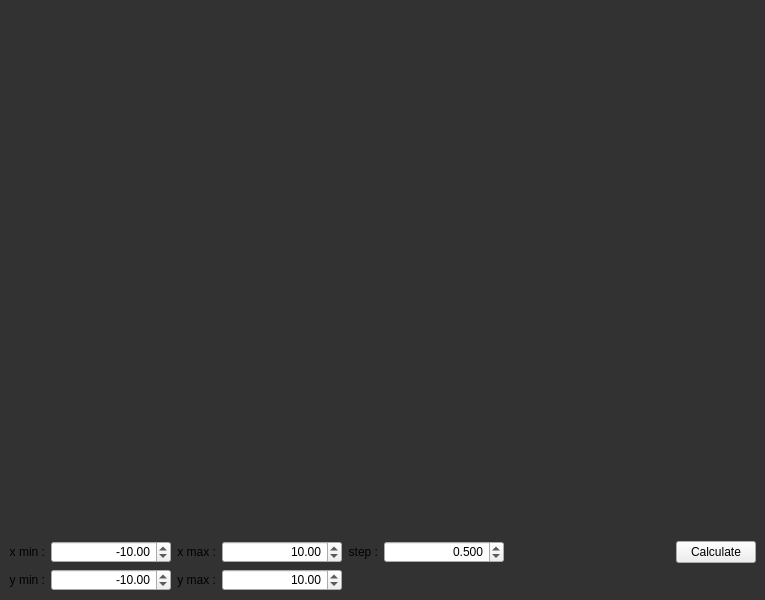
<?xml version="1.0" encoding="UTF-8"?>
<ui version="4.0">
 <class>Graph</class>
 <widget class="QMainWindow" name="Graph">
  <property name="geometry">
   <rect>
    <x>0</x>
    <y>0</y>
    <width>765</width>
    <height>600</height>
   </rect>
  </property>
  <property name="minimumSize">
   <size>
    <width>640</width>
    <height>480</height>
   </size>
  </property>
  <property name="maximumSize">
   <size>
    <width>1920</width>
    <height>1080</height>
   </size>
  </property>
  <property name="windowTitle">
   <string>Graph</string>
  </property>
  <property name="styleSheet">
   <string notr="true">QMainWindow {
	background-color: rgb(50, 50, 50);
}</string>
  </property>
  <widget class="QWidget" name="centralwidget">
   <layout class="QVBoxLayout" name="verticalLayout_3">
    <item>
     <layout class="QVBoxLayout" name="verticalLayout_2">
      <item>
       <widget class="QCustomPlot" name="wgt_graph" native="true"/>
      </item>
      <item>
       <layout class="QVBoxLayout" name="verticalLayout">
        <item>
         <layout class="QHBoxLayout" name="horizontalLayout_6">
          <item>
           <layout class="QHBoxLayout" name="horizontalLayout">
            <item>
             <widget class="QLabel" name="label">
              <property name="layoutDirection">
               <enum>Qt::RightToLeft</enum>
              </property>
              <property name="text">
               <string>x min :</string>
              </property>
              <property name="alignment">
               <set>Qt::AlignRight|Qt::AlignTrailing|Qt::AlignVCenter</set>
              </property>
             </widget>
            </item>
            <item>
             <widget class="QDoubleSpinBox" name="x_min">
              <property name="minimumSize">
               <size>
                <width>120</width>
                <height>0</height>
               </size>
              </property>
              <property name="alignment">
               <set>Qt::AlignRight|Qt::AlignTrailing|Qt::AlignVCenter</set>
              </property>
              <property name="minimum">
               <double>-1000000.000000000000000</double>
              </property>
              <property name="maximum">
               <double>1000000.000000000000000</double>
              </property>
              <property name="value">
               <double>-10.000000000000000</double>
              </property>
             </widget>
            </item>
           </layout>
          </item>
          <item>
           <layout class="QHBoxLayout" name="horizontalLayout_2">
            <item>
             <widget class="QLabel" name="label_2">
              <property name="layoutDirection">
               <enum>Qt::RightToLeft</enum>
              </property>
              <property name="text">
               <string>x max :</string>
              </property>
              <property name="alignment">
               <set>Qt::AlignRight|Qt::AlignTrailing|Qt::AlignVCenter</set>
              </property>
             </widget>
            </item>
            <item>
             <widget class="QDoubleSpinBox" name="x_max">
              <property name="minimumSize">
               <size>
                <width>120</width>
                <height>0</height>
               </size>
              </property>
              <property name="alignment">
               <set>Qt::AlignRight|Qt::AlignTrailing|Qt::AlignVCenter</set>
              </property>
              <property name="maximum">
               <double>1000000.000000000000000</double>
              </property>
              <property name="value">
               <double>10.000000000000000</double>
              </property>
             </widget>
            </item>
           </layout>
          </item>
          <item>
           <layout class="QHBoxLayout" name="horizontalLayout_3">
            <item>
             <widget class="QLabel" name="label_5">
              <property name="layoutDirection">
               <enum>Qt::RightToLeft</enum>
              </property>
              <property name="text">
               <string>step :</string>
              </property>
              <property name="alignment">
               <set>Qt::AlignRight|Qt::AlignTrailing|Qt::AlignVCenter</set>
              </property>
             </widget>
            </item>
            <item>
             <widget class="QDoubleSpinBox" name="x_step">
              <property name="minimumSize">
               <size>
                <width>120</width>
                <height>0</height>
               </size>
              </property>
              <property name="alignment">
               <set>Qt::AlignRight|Qt::AlignTrailing|Qt::AlignVCenter</set>
              </property>
              <property name="decimals">
               <number>3</number>
              </property>
              <property name="minimum">
               <double>0.050000000000000</double>
              </property>
              <property name="maximum">
               <double>10.000000000000000</double>
              </property>
              <property name="value">
               <double>0.500000000000000</double>
              </property>
             </widget>
            </item>
           </layout>
          </item>
          <item>
           <spacer name="horizontalSpacer">
            <property name="orientation">
             <enum>Qt::Horizontal</enum>
            </property>
            <property name="sizeHint" stdset="0">
             <size>
              <width>40</width>
              <height>20</height>
             </size>
            </property>
           </spacer>
          </item>
          <item>
           <widget class="QPushButton" name="btn_calculate">
            <property name="text">
             <string>Calculate</string>
            </property>
           </widget>
          </item>
         </layout>
        </item>
        <item>
         <layout class="QHBoxLayout" name="horizontalLayout_7">
          <item>
           <layout class="QHBoxLayout" name="horizontalLayout_4">
            <item>
             <widget class="QLabel" name="label_3">
              <property name="layoutDirection">
               <enum>Qt::RightToLeft</enum>
              </property>
              <property name="text">
               <string>y min :</string>
              </property>
              <property name="alignment">
               <set>Qt::AlignRight|Qt::AlignTrailing|Qt::AlignVCenter</set>
              </property>
             </widget>
            </item>
            <item>
             <widget class="QDoubleSpinBox" name="y_min">
              <property name="minimumSize">
               <size>
                <width>120</width>
                <height>0</height>
               </size>
              </property>
              <property name="alignment">
               <set>Qt::AlignRight|Qt::AlignTrailing|Qt::AlignVCenter</set>
              </property>
              <property name="minimum">
               <double>-1000000.000000000000000</double>
              </property>
              <property name="maximum">
               <double>1000000.000000000000000</double>
              </property>
              <property name="value">
               <double>-10.000000000000000</double>
              </property>
             </widget>
            </item>
           </layout>
          </item>
          <item>
           <layout class="QHBoxLayout" name="horizontalLayout_5">
            <item>
             <widget class="QLabel" name="label_4">
              <property name="layoutDirection">
               <enum>Qt::RightToLeft</enum>
              </property>
              <property name="text">
               <string>y max :</string>
              </property>
              <property name="alignment">
               <set>Qt::AlignRight|Qt::AlignTrailing|Qt::AlignVCenter</set>
              </property>
             </widget>
            </item>
            <item>
             <widget class="QDoubleSpinBox" name="y_max">
              <property name="minimumSize">
               <size>
                <width>120</width>
                <height>0</height>
               </size>
              </property>
              <property name="alignment">
               <set>Qt::AlignRight|Qt::AlignTrailing|Qt::AlignVCenter</set>
              </property>
              <property name="maximum">
               <double>1000000.000000000000000</double>
              </property>
              <property name="value">
               <double>10.000000000000000</double>
              </property>
             </widget>
            </item>
           </layout>
          </item>
          <item>
           <spacer name="horizontalSpacer_2">
            <property name="orientation">
             <enum>Qt::Horizontal</enum>
            </property>
            <property name="sizeHint" stdset="0">
             <size>
              <width>40</width>
              <height>20</height>
             </size>
            </property>
           </spacer>
          </item>
         </layout>
        </item>
       </layout>
      </item>
     </layout>
    </item>
   </layout>
  </widget>
 </widget>
 <customwidgets>
  <customwidget>
   <class>QCustomPlot</class>
   <extends>QWidget</extends>
   <header>qcustomplot.hpp</header>
   <container>1</container>
  </customwidget>
 </customwidgets>
 <resources/>
 <connections/>
</ui>
